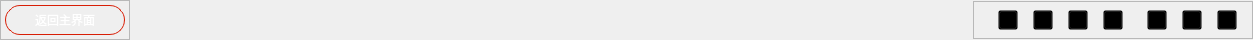
<?xml version="1.0" encoding="UTF-8"?>
<ui version="4.0">
 <class>VideoTitleBar</class>
 <widget class="QWidget" name="VideoTitleBar">
  <property name="geometry">
   <rect>
    <x>0</x>
    <y>0</y>
    <width>1253</width>
    <height>40</height>
   </rect>
  </property>
  <property name="minimumSize">
   <size>
    <width>0</width>
    <height>40</height>
   </size>
  </property>
  <property name="maximumSize">
   <size>
    <width>16777215</width>
    <height>16777215</height>
   </size>
  </property>
  <property name="windowTitle">
   <string>Form</string>
  </property>
  <property name="styleSheet">
   <string notr="true"/>
  </property>
  <layout class="QVBoxLayout" name="verticalLayout">
   <property name="spacing">
    <number>0</number>
   </property>
   <property name="leftMargin">
    <number>0</number>
   </property>
   <property name="topMargin">
    <number>0</number>
   </property>
   <property name="rightMargin">
    <number>0</number>
   </property>
   <property name="bottomMargin">
    <number>0</number>
   </property>
   <item>
    <widget class="QStackedWidget" name="stackedWidget_videoTitle">
     <property name="minimumSize">
      <size>
       <width>0</width>
       <height>40</height>
      </size>
     </property>
     <property name="styleSheet">
      <string notr="true">#stackedWidget_videoTitle
{
background-color:qlineargradient(spread:pad,x1:0,y1:0,x2:1,y2:0, stop:0 #1a1a1a, stop:1  #141d2c);
background-color: rgba(255,255,255,0.0);
}</string>
     </property>
     <widget class="QWidget" name="page_videoTitle">
      <layout class="QHBoxLayout" name="horizontalLayout_8">
       <property name="spacing">
        <number>0</number>
       </property>
       <property name="leftMargin">
        <number>0</number>
       </property>
       <property name="topMargin">
        <number>0</number>
       </property>
       <property name="rightMargin">
        <number>0</number>
       </property>
       <property name="bottomMargin">
        <number>0</number>
       </property>
       <item>
        <layout class="QHBoxLayout" name="horizontalLayout_7">
         <property name="spacing">
          <number>5</number>
         </property>
         <item>
          <widget class="QFrame" name="frame_return">
           <property name="minimumSize">
            <size>
             <width>130</width>
             <height>40</height>
            </size>
           </property>
           <property name="maximumSize">
            <size>
             <width>130</width>
             <height>40</height>
            </size>
           </property>
           <property name="styleSheet">
            <string notr="true"/>
           </property>
           <property name="frameShape">
            <enum>QFrame::StyledPanel</enum>
           </property>
           <property name="frameShadow">
            <enum>QFrame::Raised</enum>
           </property>
           <layout class="QHBoxLayout" name="horizontalLayout_6">
            <property name="spacing">
             <number>0</number>
            </property>
            <property name="leftMargin">
             <number>0</number>
            </property>
            <property name="topMargin">
             <number>0</number>
            </property>
            <property name="rightMargin">
             <number>0</number>
            </property>
            <property name="bottomMargin">
             <number>0</number>
            </property>
            <item>
             <widget class="QPushButton" name="pushButton_return">
              <property name="minimumSize">
               <size>
                <width>120</width>
                <height>30</height>
               </size>
              </property>
              <property name="maximumSize">
               <size>
                <width>120</width>
                <height>30</height>
               </size>
              </property>
              <property name="styleSheet">
               <string notr="true">QPushButton
{
color: white;
border-radius:15px;
border:1px solid #d81e06;
background-color: transparent;
font: 25 9pt &quot;Microsoft YaHei&quot;;
}

QPushButton:hover
{
color: #06e1f4;
}</string>
              </property>
              <property name="text">
               <string>返回主界面</string>
              </property>
             </widget>
            </item>
           </layout>
          </widget>
         </item>
         <item>
          <widget class="QStackedWidget" name="stackedWidget">
           <property name="minimumSize">
            <size>
             <width>600</width>
             <height>38</height>
            </size>
           </property>
           <property name="maximumSize">
            <size>
             <width>1800</width>
             <height>38</height>
            </size>
           </property>
           <property name="styleSheet">
            <string notr="true"/>
           </property>
           <property name="currentIndex">
            <number>0</number>
           </property>
           <widget class="QWidget" name="page_vname">
            <layout class="QHBoxLayout" name="horizontalLayout_2">
             <property name="spacing">
              <number>0</number>
             </property>
             <property name="leftMargin">
              <number>0</number>
             </property>
             <property name="topMargin">
              <number>0</number>
             </property>
             <property name="rightMargin">
              <number>0</number>
             </property>
             <property name="bottomMargin">
              <number>0</number>
             </property>
             <item>
              <widget class="TextMovingLabel" name="label_title">
               <property name="minimumSize">
                <size>
                 <width>600</width>
                 <height>30</height>
                </size>
               </property>
               <property name="maximumSize">
                <size>
                 <width>16777215</width>
                 <height>30</height>
                </size>
               </property>
               <property name="font">
                <font>
                 <family>楷体</family>
                 <pointsize>13</pointsize>
                 <weight>50</weight>
                 <italic>false</italic>
                 <bold>false</bold>
                </font>
               </property>
               <property name="styleSheet">
                <string notr="true"/>
               </property>
               <property name="text">
                <string/>
               </property>
               <property name="alignment">
                <set>Qt::AlignCenter</set>
               </property>
              </widget>
             </item>
            </layout>
           </widget>
           <widget class="QWidget" name="page_input">
            <layout class="QHBoxLayout" name="horizontalLayout_4">
             <property name="spacing">
              <number>0</number>
             </property>
             <property name="leftMargin">
              <number>0</number>
             </property>
             <property name="topMargin">
              <number>0</number>
             </property>
             <property name="rightMargin">
              <number>0</number>
             </property>
             <property name="bottomMargin">
              <number>0</number>
             </property>
             <item>
              <layout class="QHBoxLayout" name="horizontalLayout_3">
               <item>
                <spacer name="horizontalSpacer">
                 <property name="orientation">
                  <enum>Qt::Horizontal</enum>
                 </property>
                 <property name="sizeHint" stdset="0">
                  <size>
                   <width>40</width>
                   <height>20</height>
                  </size>
                 </property>
                </spacer>
               </item>
               <item>
                <widget class="QLineEdit" name="lineEdit_url">
                 <property name="minimumSize">
                  <size>
                   <width>0</width>
                   <height>30</height>
                  </size>
                 </property>
                 <property name="maximumSize">
                  <size>
                   <width>16777215</width>
                   <height>30</height>
                  </size>
                 </property>
                 <property name="styleSheet">
                  <string notr="true">/*搜索框*/
QLineEdit
{
color:#cccccc;
font-family:&quot;微软雅黑&quot;;
font-size:18px;
background-color: #3c3842;
selection-background-color: #D1DBCB;
border-right:transparent;
/*border:1px solid #ff5c38;*/
border-top-left-radius:14;
border-top-right-radius:14;
border-bottom-right-radius:14;
border-bottom-left-radius:14;
}

QLineEdit:hover
{
background-color: #3a2f36;
border:1px solid #ff5c38;
}

</string>
                 </property>
                </widget>
               </item>
               <item>
                <spacer name="horizontalSpacer_2">
                 <property name="orientation">
                  <enum>Qt::Horizontal</enum>
                 </property>
                 <property name="sizeHint" stdset="0">
                  <size>
                   <width>40</width>
                   <height>20</height>
                  </size>
                 </property>
                </spacer>
               </item>
              </layout>
             </item>
            </layout>
           </widget>
          </widget>
         </item>
         <item>
          <widget class="QFrame" name="frame_winctrl">
           <property name="minimumSize">
            <size>
             <width>280</width>
             <height>38</height>
            </size>
           </property>
           <property name="maximumSize">
            <size>
             <width>280</width>
             <height>38</height>
            </size>
           </property>
           <property name="styleSheet">
            <string notr="true"/>
           </property>
           <property name="frameShape">
            <enum>QFrame::StyledPanel</enum>
           </property>
           <property name="frameShadow">
            <enum>QFrame::Raised</enum>
           </property>
           <layout class="QHBoxLayout" name="horizontalLayout_5">
            <property name="spacing">
             <number>0</number>
            </property>
            <property name="leftMargin">
             <number>0</number>
            </property>
            <property name="topMargin">
             <number>0</number>
            </property>
            <property name="rightMargin">
             <number>0</number>
            </property>
            <property name="bottomMargin">
             <number>0</number>
            </property>
            <item>
             <layout class="QHBoxLayout" name="horizontalLayout">
              <item>
               <spacer name="horizontalSpacer_10">
                <property name="orientation">
                 <enum>Qt::Horizontal</enum>
                </property>
                <property name="sizeType">
                 <enum>QSizePolicy::MinimumExpanding</enum>
                </property>
                <property name="sizeHint" stdset="0">
                 <size>
                  <width>40</width>
                  <height>20</height>
                 </size>
                </property>
               </spacer>
              </item>
              <item>
               <widget class="QPushButton" name="pushButton_grub">
                <property name="minimumSize">
                 <size>
                  <width>20</width>
                  <height>20</height>
                 </size>
                </property>
                <property name="maximumSize">
                 <size>
                  <width>20</width>
                  <height>20</height>
                 </size>
                </property>
                <property name="styleSheet">
                 <string notr="true">QPushButton
{
background-color: transparent;
border-image: url(://images/icon/vtitle_grub.png);
}

QPushButton:hover
{
border-image: url(://images/icon/vtitle_grub_hover.png);
}


</string>
                </property>
                <property name="text">
                 <string/>
                </property>
               </widget>
              </item>
              <item>
               <spacer name="horizontalSpacer_12">
                <property name="orientation">
                 <enum>Qt::Horizontal</enum>
                </property>
                <property name="sizeType">
                 <enum>QSizePolicy::Fixed</enum>
                </property>
                <property name="sizeHint" stdset="0">
                 <size>
                  <width>15</width>
                  <height>26</height>
                 </size>
                </property>
               </spacer>
              </item>
              <item>
               <widget class="QPushButton" name="pushButton_vsuggest">
                <property name="minimumSize">
                 <size>
                  <width>20</width>
                  <height>20</height>
                 </size>
                </property>
                <property name="maximumSize">
                 <size>
                  <width>20</width>
                  <height>20</height>
                 </size>
                </property>
                <property name="styleSheet">
                 <string notr="true">QPushButton
{
background-color: transparent;
border-image: url(:/images/icon/vtitle_suggest.png);
}

</string>
                </property>
                <property name="text">
                 <string/>
                </property>
               </widget>
              </item>
              <item>
               <spacer name="horizontalSpacer_11">
                <property name="orientation">
                 <enum>Qt::Horizontal</enum>
                </property>
                <property name="sizeType">
                 <enum>QSizePolicy::Fixed</enum>
                </property>
                <property name="sizeHint" stdset="0">
                 <size>
                  <width>15</width>
                  <height>26</height>
                 </size>
                </property>
               </spacer>
              </item>
              <item>
               <widget class="QPushButton" name="pushButton_vdownload">
                <property name="minimumSize">
                 <size>
                  <width>20</width>
                  <height>20</height>
                 </size>
                </property>
                <property name="maximumSize">
                 <size>
                  <width>20</width>
                  <height>20</height>
                 </size>
                </property>
                <property name="styleSheet">
                 <string notr="true">QPushButton
{
background-color: transparent;
border-image: url(:/images/icon/vtitle_download.png);
}

</string>
                </property>
                <property name="text">
                 <string/>
                </property>
               </widget>
              </item>
              <item>
               <spacer name="horizontalSpacer_3">
                <property name="orientation">
                 <enum>Qt::Horizontal</enum>
                </property>
                <property name="sizeType">
                 <enum>QSizePolicy::Fixed</enum>
                </property>
                <property name="sizeHint" stdset="0">
                 <size>
                  <width>15</width>
                  <height>26</height>
                 </size>
                </property>
               </spacer>
              </item>
              <item>
               <widget class="QPushButton" name="pushButton_vfixed">
                <property name="minimumSize">
                 <size>
                  <width>20</width>
                  <height>20</height>
                 </size>
                </property>
                <property name="maximumSize">
                 <size>
                  <width>20</width>
                  <height>20</height>
                 </size>
                </property>
                <property name="styleSheet">
                 <string notr="true">QPushButton
{
background-color: transparent;
border-image: url(:/images/icon/vtitle_fixed.png);
}
QPushButton:hover
{
border-image: url(:/images/icon/vtitle_fixed_hover.png);
}
</string>
                </property>
                <property name="text">
                 <string/>
                </property>
               </widget>
              </item>
              <item>
               <spacer name="horizontalSpacer_4">
                <property name="orientation">
                 <enum>Qt::Horizontal</enum>
                </property>
                <property name="sizeType">
                 <enum>QSizePolicy::Fixed</enum>
                </property>
                <property name="sizeHint" stdset="0">
                 <size>
                  <width>30</width>
                  <height>26</height>
                 </size>
                </property>
               </spacer>
              </item>
              <item>
               <widget class="QPushButton" name="pushButton_min">
                <property name="minimumSize">
                 <size>
                  <width>20</width>
                  <height>20</height>
                 </size>
                </property>
                <property name="maximumSize">
                 <size>
                  <width>20</width>
                  <height>20</height>
                 </size>
                </property>
                <property name="styleSheet">
                 <string notr="true">QPushButton
{
background-color: transparent;
border-image: url(:/images/icon/min2.png);
}

QPushButton:hover{
/*background-color: qconicalgradient(cx:0.5, cy:0.522909, angle:179.9, 
	stop:0.494318 rgba(181, 225, 250, 255), stop:0.5 rgba(222, 242, 251, 255));*/
	border-image: url(:/images/icon/minhover.png);
border: 1px solid #3C80B1;
}</string>
                </property>
                <property name="text">
                 <string/>
                </property>
               </widget>
              </item>
              <item>
               <spacer name="horizontalSpacer_8">
                <property name="orientation">
                 <enum>Qt::Horizontal</enum>
                </property>
                <property name="sizeType">
                 <enum>QSizePolicy::Fixed</enum>
                </property>
                <property name="sizeHint" stdset="0">
                 <size>
                  <width>15</width>
                  <height>26</height>
                 </size>
                </property>
               </spacer>
              </item>
              <item>
               <widget class="QPushButton" name="pushButton_normal">
                <property name="minimumSize">
                 <size>
                  <width>20</width>
                  <height>20</height>
                 </size>
                </property>
                <property name="maximumSize">
                 <size>
                  <width>20</width>
                  <height>20</height>
                 </size>
                </property>
                <property name="styleSheet">
                 <string notr="true">QPushButton
{
border-image: url(:/images/icon/normalmax.png);
background-color: transparent;;
}

QPushButton:hover
{
border-image: url(:/images/icon/normalmaxhover.png);
border: 1px solid #3C80B1;
}</string>
                </property>
                <property name="text">
                 <string/>
                </property>
               </widget>
              </item>
              <item>
               <spacer name="horizontalSpacer_9">
                <property name="orientation">
                 <enum>Qt::Horizontal</enum>
                </property>
                <property name="sizeType">
                 <enum>QSizePolicy::Fixed</enum>
                </property>
                <property name="sizeHint" stdset="0">
                 <size>
                  <width>15</width>
                  <height>26</height>
                 </size>
                </property>
               </spacer>
              </item>
              <item>
               <widget class="QPushButton" name="pushButton_close">
                <property name="minimumSize">
                 <size>
                  <width>20</width>
                  <height>20</height>
                 </size>
                </property>
                <property name="maximumSize">
                 <size>
                  <width>20</width>
                  <height>20</height>
                 </size>
                </property>
                <property name="styleSheet">
                 <string notr="true">QPushButton
{
background-color: transparent;
	border-image: url(:/images/icon/close3.png);
}

QPushButton:hover{
/*background-color: qconicalgradient(cx:0.5, cy:0.522909, angle:179.9, 
	stop:0.494318 rgba(181, 225, 250, 255), stop:0.5 rgba(222, 242, 251, 255));*/
	border-image: url(:/images/icon/closehover.png);
border: 1px solid #3C80B1;

}</string>
                </property>
                <property name="text">
                 <string/>
                </property>
               </widget>
              </item>
              <item>
               <spacer name="horizontalSpacer_7">
                <property name="orientation">
                 <enum>Qt::Horizontal</enum>
                </property>
                <property name="sizeType">
                 <enum>QSizePolicy::Fixed</enum>
                </property>
                <property name="sizeHint" stdset="0">
                 <size>
                  <width>15</width>
                  <height>20</height>
                 </size>
                </property>
               </spacer>
              </item>
             </layout>
            </item>
           </layout>
          </widget>
         </item>
        </layout>
       </item>
      </layout>
     </widget>
    </widget>
   </item>
  </layout>
 </widget>
 <customwidgets>
  <customwidget>
   <class>TextMovingLabel</class>
   <extends>QLabel</extends>
   <header>customer/TextMovingLabel.h</header>
  </customwidget>
 </customwidgets>
 <resources/>
 <connections/>
</ui>
